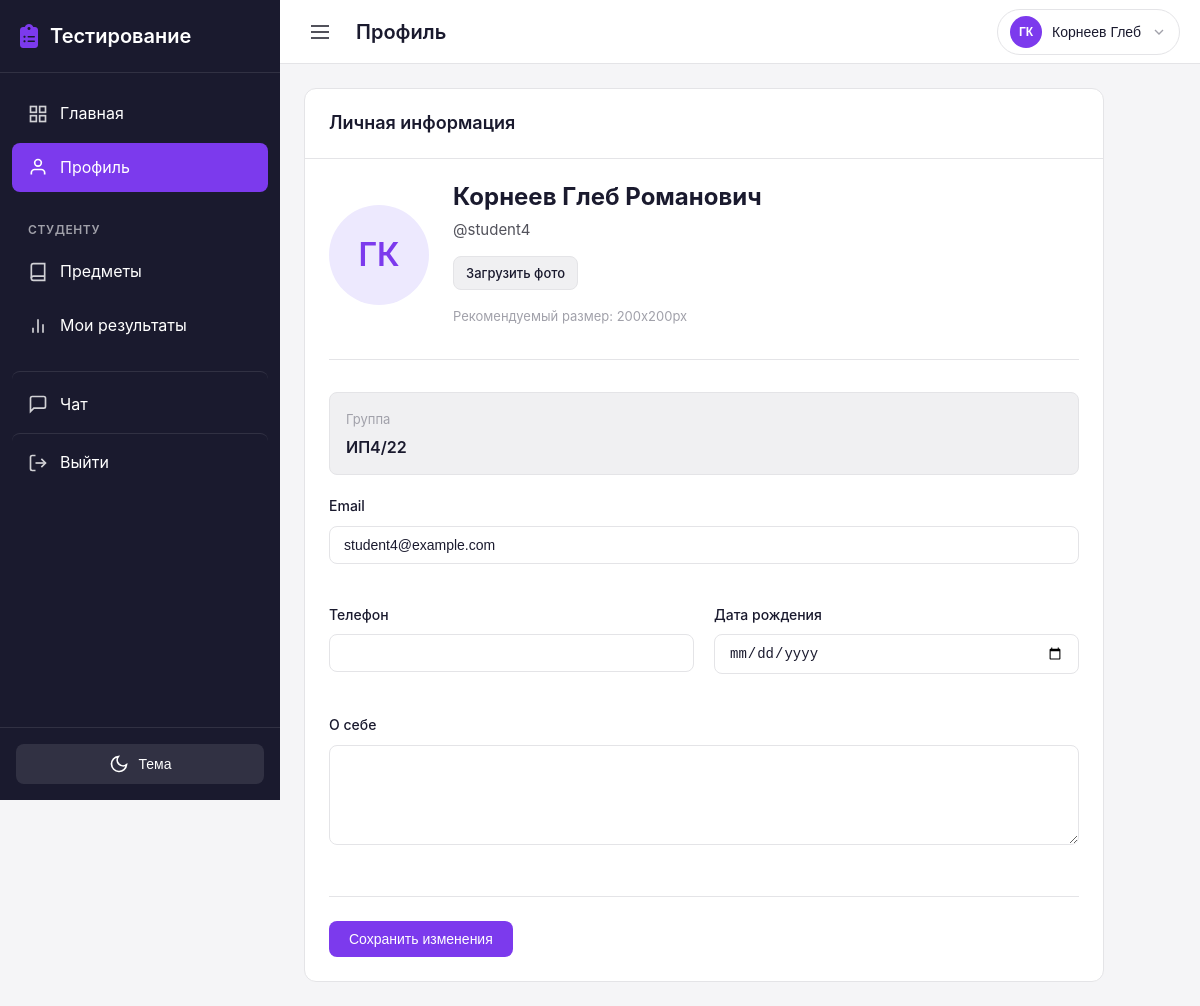
The app's page /profile/ (signed in), older data.
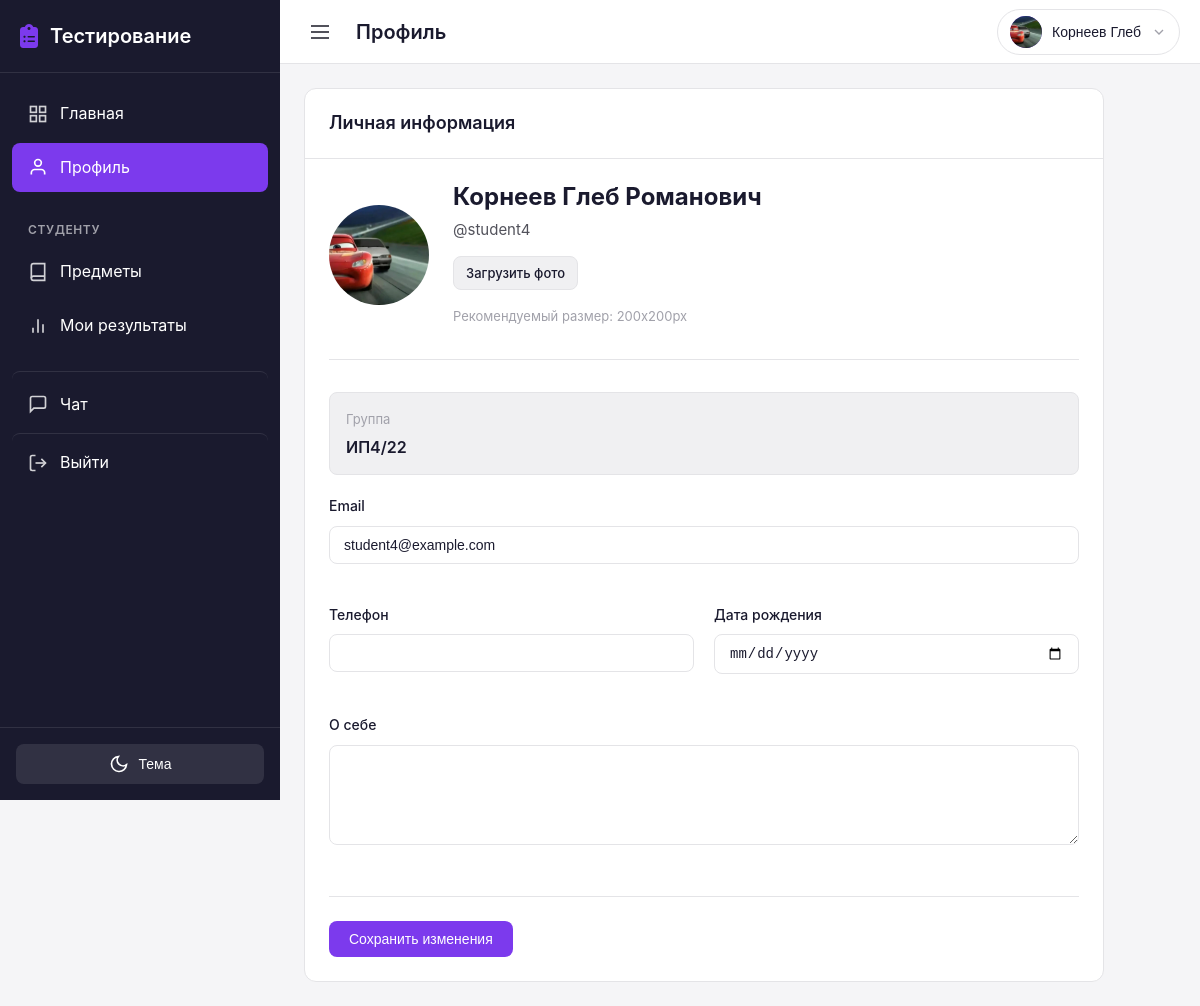
The same page, newer data.
### users/models.py (models this page shows, shortened)
class User(AbstractUser):
    role = models.CharField(
        max_length=10,
        choices=UserRole.choices,
        default=UserRole.STUDENT,
        verbose_name='Р РѕР»СЊ'
    )
    phone = models.CharField(
        max_length=20,
        blank=True,
        verbose_name='РўРµР»РµС„РѕРЅ'
    )
    birth_date = models.DateField(
        null=True,
        blank=True,
        verbose_name='Р”Р°С‚Р° СЂРѕР¶РґРµРЅРёСЏ'
    )
    patronymic = models.CharField(
        max_length=100,
        blank=True,
        verbose_name='РћС‚С‡РµСЃС‚РІРѕ'
    )
    class Meta:
        verbose_name = 'РџРѕР»СЊР·РѕРІР°С‚РµР»СЊ'
        verbose_name_plural = 'РџРѕР»СЊР·РѕРІР°С‚РµР»Рё'
    @property
    def is_teacher(self):
        return self.role == UserRole.TEACHER
    @property
    def is_student(self):
        return self.role == UserRole.STUDENT

class Profile(models.Model):
    user = models.OneToOneField(
        User,
        on_delete=models.CASCADE,
        related_name='profile',
        verbose_name='РџРѕР»СЊР·РѕРІР°С‚РµР»СЊ'
    )
    avatar = models.ImageField(
        upload_to='avatars/',
        null=True,
        blank=True,
        verbose_name='РђРІР°С‚Р°СЂ'
    )
    bio = models.TextField(
        blank=True,
        verbose_name='Рћ СЃРµР±Рµ'
    )
    group = models.ForeignKey(
        'groups.Group',
        on_delete=models.SET_NULL,
        null=True,
        blank=True,
        related_name='students',
        verbose_name='Р“СЂСѓРїРїР°',
        help_text='Р“СЂСѓРїРїР°, Рє РєРѕС‚РѕСЂРѕР№ РїСЂРёРЅР°РґР»РµР¶РёС‚ СЃС‚СѓРґРµРЅС‚'
    )
    real_group = models.CharField(
        max_length=50,
        blank=True,
        verbose_name='Р РµР°Р»СЊРЅР°СЏ РіСЂСѓРїРїР°',
        help_text='Р”Р»СЏ СЃС‚СѓРґРµРЅС‚РѕРІ РїРѕСЃР»Рµ 11 РєР»Р°СЃСЃР° (РЅР°РїСЂРёРјРµСЂ, 11РРЎ-1/26)'
    )
    created_at = models.DateTimeField(
        auto_now_add=True,
        verbose_name='Р”Р°С‚Р° СЃРѕР·РґР°РЅРёСЏ'
    )
    updated_at = models.DateTimeField(
        auto_now=True,
        verbose_name='Р”Р°С‚Р° РѕР±РЅРѕРІР»РµРЅРёСЏ'
    )
    last_seen_at = models.DateTimeField(
        null=True,
        blank=True,
        verbose_name='РџРѕСЃР»РµРґРЅРёР№ Р·Р°С…РѕРґ РІ СЃРµС‚СЊ'
    )
    class Meta:
        verbose_name = 'РџСЂРѕС„РёР»СЊ'
        verbose_name_plural = 'РџСЂРѕС„РёР»Рё'
    def get_display_group(self):
        if self.real_group:
            return f"{self.group.name} ({self.real_group})" if self.group else self.real_group
        return self.group.name if self.group else None

### groups/models.py (models this page shows, shortened)
class Group(models.Model):
    name = models.CharField(
        max_length=50,
        unique=True,
        verbose_name='Название группы',
        help_text='Например: ИС-2/25 или 11ИС-1/26'
    )
    admission_year = models.IntegerField(
        verbose_name='Год поступления',
        help_text='Год, когда студенты поступили в учебное заведение'
    )
    created_at = models.DateTimeField(
        auto_now_add=True,
        verbose_name='Дата создания'
    )
    class Meta:
        verbose_name = 'Группа'
        verbose_name_plural = 'Группы'
        ordering = ['admission_year', 'name']

### users/views.py (the view, shortened to what this page needs)
# urls.py: path('profile/', views.profile_view, name='profile'),
@login_required
def profile_view(request):
    profile = getattr(request.user, 'profile', None)
    context = {'profile': profile}
    return render(request, 'users/profile.html', context)

### chat/context_processors.py (called while the page is built)
def unread_messages_count(request):
    if request.user.is_authenticated:
        count = Message.objects.filter(receiver=request.user, is_read=False).count()
        return {'total_unread_messages': count}
    return {'total_unread_messages': 0}

### testingPlatform/ngrok_skip_warning.py (called while the page is built)
    def __call__(self, request):
        request.META['HTTP_NGROK_SKIP_BROWSER_WARNING'] = 'true'
        response = self.get_response(request)
        response['ngrok-skip-browser-warning'] = 'true'
        return response

### templates/users/profile.html (shortened to what this page needs)
{% extends 'base.html' %}
{% block topbar_title %}Профиль{% endblock %}
{% block content %}
<div class="profile-container">
    <div class="card">
        <div class="card-header">
            <h2 class="card-title">Личная информация</h2>
        </div>
        <div class="card-body">
            <form method="post" enctype="multipart/form-data" class="profile-form">
                <div class="profile-avatar-section">
                    <div class="profile-avatar">
                        {% if profile.avatar %}
                            <img src="{{ profile.avatar.url }}" alt="Аватар">
                        {% else %}
                            <span class="avatar-placeholder"
                                  data-first-initial="{{ user.first_name|first }}"
                                  data-last-initial="{{ user.last_name|first }}">
                                {{ user.first_name|first }}{{ user.last_name|first }}
                            </span>
                        {% endif %}
                    </div>
                    <div class="profile-avatar-upload">
                        <div class="profile-identity">
                            <h3 class="profile-full-name">
                                {{ user.last_name|default:"" }} {{ user.first_name|default:"" }} {{ user.patronymic|default:"" }}
                            </h3>
                            <p class="profile-username">@{{ user.username }}</p>
                        </div>
                        <label for="avatar" class="btn btn-secondary btn-sm">
                            Загрузить фото
                        </label>
                        <p class="form-help">Рекомендуемый размер: 200x200px</p>
                    </div>
                </div>
                <div class="profile-fields">
                    <div class="profile-readonly-grid">
                        {% if profile %}
                        <div class="profile-readonly-card">
                            <span class="profile-readonly-label">Группа</span>
                            <span class="profile-readonly-value">{{ profile.get_display_group|default:"Не указана" }}</span>
                        </div>
                        {% endif %}
                    </div>
                    <div class="form-group">
                        <label class="form-label" for="email">Email</label>
                        <input type="email" class="form-input" id="email" name="email" value="{{ user.email }}">
                    </div>
                    <div class="form-row">
                        <div class="form-group">
                            <label class="form-label" for="phone">Телефон</label>
                            <input type="tel" class="form-input" id="phone" name="phone" value="{{ user.phone|default:'' }}">
                        </div>
                        <div class="form-group">
                            <label class="form-label" for="birth_date">Дата рождения</label>
                            <input type="date" class="form-input" id="birth_date" name="birth_date" value="{{ user.birth_date|date:'Y-m-d'|default:'' }}">
                        </div>
                    </div>
                    <div class="form-group">
                        <label class="form-label" for="bio">О себе</label>
                        <textarea class="form-textarea" id="bio" name="bio" rows="4">{{ profile.bio|default:'' }}</textarea>
                    </div>
                </div>
                <div class="form-actions">
                    <button type="submit" class="btn btn-primary">Сохранить изменения</button>
                </div>
            </form>
        </div>
    </div>
</div>
{% endblock %}

### templates/base.html (shortened to what the changed rows need)
<!DOCTYPE html>
<html lang="ru" data-theme="light">
<head>
    {% load static %}
    <link rel="stylesheet" href="{% static 'css/style.css' %}">
    <link rel="stylesheet" href="https://cdnjs.cloudflare.com/ajax/libs/font-awesome/6.5.1/css/all.min.css">
</head>
<body>
    <div class="app-container">
        <div class="main-content">
            <header class="topbar">
                <div class="topbar-actions">
                    {% if user.is_authenticated %}
                        <div class="user-menu" id="userMenu">
                            <button class="user-menu-btn" id="userMenuBtn">
                                <div class="user-avatar-small">
                                    {% if user.profile.avatar %}
                                        <img src="{{ user.profile.avatar.url }}" alt="{{ user.last_name }}">
                                    {% else %}
                                        <span>{{ user.first_name|first }}{{ user.last_name|first }}</span>
                                    {% endif %}
                                </div>
                                <span class="user-name">{{ user.last_name }} {{ user.first_name }}</span>
                                <svg class="user-menu-arrow" width="16" height="16" viewBox="0 0 24 24" fill="none" stroke="currentColor" stroke-width="2">
                                    <polyline points="6 9 12 15 18 9"></polyline>
                                </svg>
                            </button>
                        </div>
                    {% endif %}
                </div>
            </header>
            <main class="content">
                {% block content %}{% endblock %}
            </main>
        </div>
    </div>
</body>
</html>

Row changes from the older to the newer data that the page shows:
changed User "Корнеев": profile.avatar: picture added; first_name|first "Г" → (not shown); last_name|first "К" → (not shown)
changed Profile "ИП4/22": avatar: picture added
